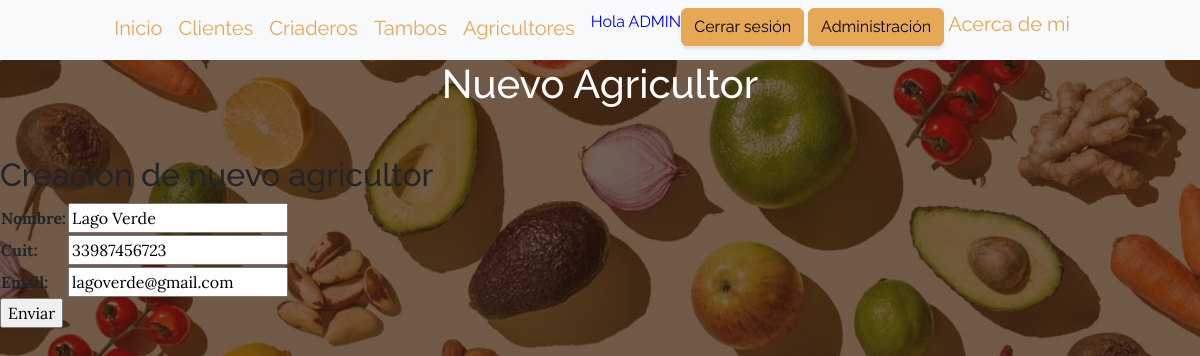
The page /aplicacion/update_agricultor/2/ (signed in) on the database its author committed.
### aplicacion/models.py (models this page shows, shortened)
class Agricultor(models.Model):
    nombre=models.CharField(max_length=50)
    cuit=models.IntegerField()
    email=models.EmailField()

### aplicacion/views.py (the view)
# urls.py: path('update_agricultor/<int:pk>/', AgricultorUpdate.as_view(), name="update_agricultor"),
class AgricultorUpdate(LoginRequiredMixin, UpdateView):
    model = Agricultor
    fields = ['nombre', 'cuit', 'email']
    success_url = reverse_lazy('agricultores')

### aplicacion/templates/aplicacion/agricultor_form.html (shortened to what this page needs)
{% extends 'aplicacion/base.html' %}
{% load static %}
{% block cabecera %}
    Nuevo Agricultor
{% endblock cabecera %}
{% block contenido %}
    <h2>Creación de nuevo agricultor</h2>
    <form action="" method="post">
        <table>
        {{ form.as_table}}
        </table>
        <input type="submit" value="Enviar">
    </form>
{% endblock contenido %}

### aplicacion/templates/aplicacion/base.html (shortened to what this page needs)
<!DOCTYPE html>
<html lang="en">
    <head>
        {% load static %}
        <link rel="stylesheet" href="https://stackpath.bootstrapcdn.com/font-awesome/4.7.0/css/font-awesome.min.css">
        <link href="https://cdn.jsdelivr.net/npm/bootstrap@5.3.1/dist/css/bootstrap.min.css" rel="stylesheet">
        <link href="{% static 'aplicacion/css/styles.css' %}" rel="stylesheet" />
    </head>
    <body>
        <nav class="navbar navbar-expand-lg bg-body-tertiary" id="mainNav">
            <div class="container">
                <div class="collapse navbar-collapse" id="navbarSupportedContent">
                    <ul class="navbar-nav mx-auto">
                        <a class="navbar-brand" href="{% url 'inicio' %}">Inicio</a>
                        {% if user.is_authenticated %}
                        <a class="navbar-brand" href="{% url 'clientes' %}">Clientes</a>
                        <a class="navbar-brand" href="{% url 'criaderos' %}">Criaderos</a>
                        <a class="navbar-brand" href="{% url 'tambos' %}">Tambos</a>
                        <a class="navbar-brand" href="{% url 'agricultores' %}">Agricultores</a>
                        <p style="color:blue">Hola {{ user.username|upper }}</p>
                        <div>
                        <a class="btn btn-primary" href="{% url 'logout' %}">Cerrar sesión</a>
                        <a class="btn btn-primary" href="{% url 'admin:index' %}">Administración</a>
                        <a class="navbar-brand" href="{% url 'acerca' %}">Acerca de mi</a>
                        {% else %}
                        <a class="btn btn-info" href="{% url 'register' %}">Registrarse</a>
                        <a class="btn btn-info" href="{% url 'login' %}">Login</a>
                        {% endif %}
                    </ul>
                </div>
            </div>
        </nav>
        <header class="masthead">
            <div class="container position-relative">
                <div class="row justify-content-center">
                    <div class="col-xl-6">
                        <div class="text-center text-white">
                            <h1 class="mb-5">
                                {% block cabecera %}{% endblock cabecera %}
                            </h1>
                        </div>
                    </div>
                </div>
            </div>
        </header>
        {% block contenido %}{% endblock contenido %}
    </body>
</html>

### rows shown on the page
Agricultor: nombre "Lago Verde", cuit "33987456723", email "lagoverde@gmail.com"

### other values the page prints
{{ user.username|upper }} "ADMIN"
